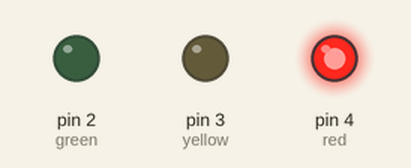
Recording of a sketch running on a simulated Arduino Uno, built with avr-gcc and run on an emulated ATmega328P. Shown: output pins drawn as LEDs (lit = HIGH).

Above: at 1.0 s.
At 2.05 s:
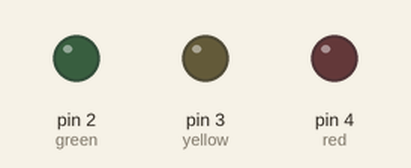
At 3.1 s:
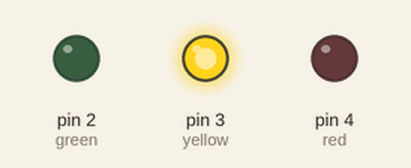
At 5.2 s:
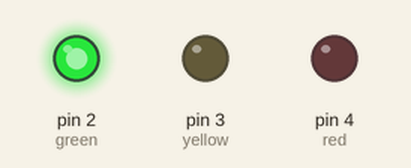
Timing chart, 0 to 8.2 s (numbered marks = the images above):
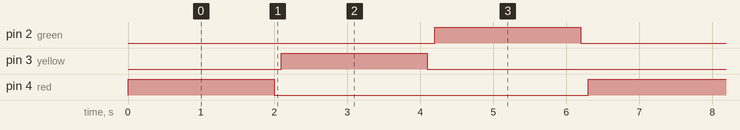

Measured:
- by itself, pin 2 (green), pin 3 (yellow), pin 4 (red): alternates HIGH for 2.0 s and LOW for 4.3 s
- by itself, everything shown: repeats every 6.3 s, in 6 steps

The sketch:

sincro_led.ino
```cpp
void setup (){
pinMode(2, OUTPUT);// green
pinMode(3, OUTPUT);// yellow
pinMode(4, OUTPUT);// red
}
void loop (){


digitalWrite(4,HIGH);
delay(2000);
digitalWrite(4,LOW);
delay(100);
digitalWrite(3, HIGH);
delay(2000);
digitalWrite(3, LOW);
delay(100);
digitalWrite(2, HIGH);
delay(2000);
digitalWrite(2, LOW);
delay(100);

}
```
